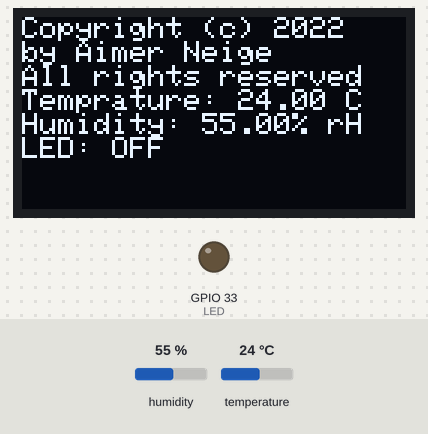
A sketch run on a simulated ESP32. Parts: 128×64 one-colour display, output pins drawn as LEDs (lit = HIGH). The test bench sets the inputs (shaded band); at power-on: temperature 24 °C, humidity 55 %. What the sketch prints to the serial monitor is not drawn.

Above: at 2.2 s.
2.3 s: temperature set to 27.2 °C
At 3.4 s:
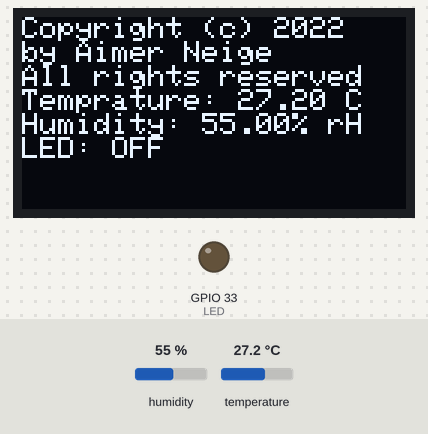
3.8 s: temperature set to 28.9 °C
At 5.3 s:
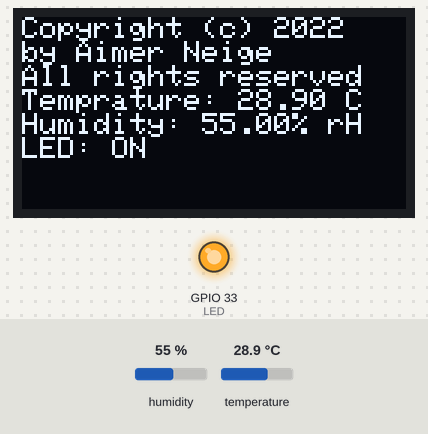
5.6 s: humidity set to 22 %
At 7.2 s:
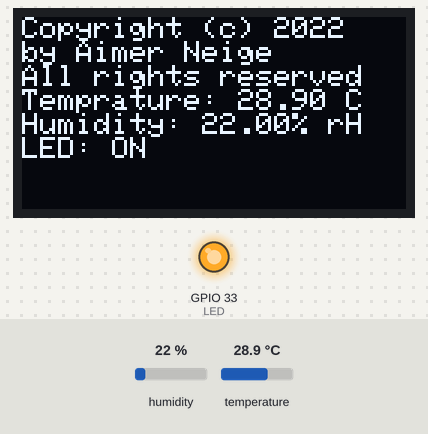
7.5 s: humidity set to 40 %
At 8.2 s:
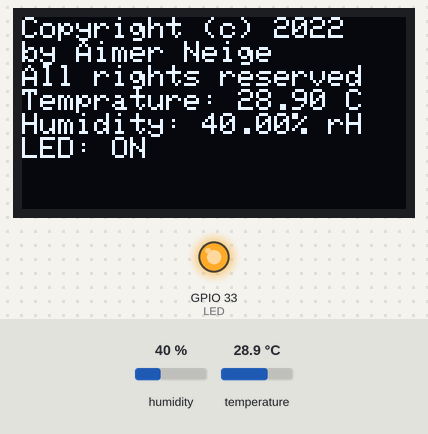
Timing chart, 0 to 10.3 s (numbered marks = the images above; inputs shaded):
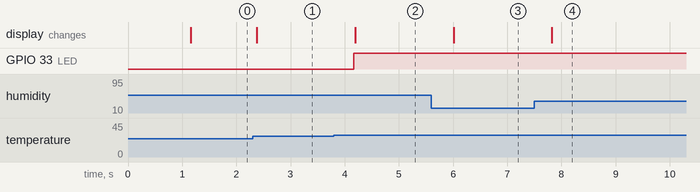

The sketch:

ht_display.ino
```cpp
/**
 * Author:
 *     Name:    Aimer Neige
 *     Email:   aimer.neige@aimerneige.com
 *     Website: https://aimerneige.com
 *     GitHub:  https://github.com/AimerNeige
 *
 * Hardware:
 *     esp32
 *     ssd1306 128*64
 *     aht10
 *     led
 *     resistor
 *     breadboard
 *     Breadboard Jumpers
 *
 * SSD1306:    GND   VCC   D0   D1   RES   DC   CS
 * ESP32:      GND   3V3   18   23   TX2   RX2  5
 *
 * ATH10:      GND   VCC   SCL   SDA
 * ESP32:      GND   3V3   22    21
 *
 * LED:        +     -   (Do not forget to add a resistor)
 * ESP32:      33    GND
 */

#include <SPI.h>
#include <Wire.h>
#include <Adafruit_GFX.h>
#include <Adafruit_SSD1306.h>
#include <Adafruit_AHT10.h>

Adafruit_AHT10 aht; // AHT10 Sensor

#define SCREEN_WIDTH 128 // OLED display width, in pixels
#define SCREEN_HEIGHT 64 // OLED display height, in pixels

// Declaration for SSD1306 display connected using software SPI
#define OLED_MOSI   23
#define OLED_CLK    18
#define OLED_DC     16
#define OLED_CS     5
#define OLED_RESET  17

// SSD1306 OLED display
Adafruit_SSD1306 display(SCREEN_WIDTH, SCREEN_HEIGHT,
  OLED_MOSI, OLED_CLK, OLED_DC, OLED_RESET, OLED_CS);

// LED light
#define LED  33

// Temprature
#define temp_threshold 28

// setup ssd1306 display
void setupDisplay() {
  Serial.println("Start Setup SSD1306!");
  if(! display.begin(SSD1306_SWITCHCAPVCC)) {
    Serial.println(F("SSD1306 allocation failed"));
    // loop forever
    while (1) {
      delay(10);
    }
  }
  display.clearDisplay();
  display.display();
  delay(1000);
  Serial.println("SSD1306 Setup Seccessful!");
}

// setup aht10 sensor
void setupAHT10() {
  Serial.println("Start Setup AHT10!");
  if (! aht.begin()) {
    Serial.println("Could not find AHT10? Check wiring");
    while (1) {
      // loop forever
      delay(10);
    }
  }
  Serial.println("AHT10 Setup Successful!");
}

// setup led
void setupLED() {
  pinMode(LED, OUTPUT);
  digitalWrite(LED, LOW);
}

void setup() {
  Serial.begin(115200);
  setupAHT10();
  setupDisplay();
  setupLED();
}

void loop() {
  sensors_event_t humidity, temp;
  aht.getEvent(&humidity, &temp);

  if (temp.temperature > temp_threshold) {
    lightLED();
  } else {
    offLED();
  }

  String disTemp = "Temprature: " + String(temp.temperature) + " C";
  String disHumi = "Humidity: " + String(humidity.relative_humidity) + "% rH";
  String ledStat = "LED: " + String(digitalRead(LED) ? "ON" : "OFF");

  display.clearDisplay();
  display.setTextSize(1);
  display.setTextColor(SSD1306_WHITE);
  display.setCursor(0, 0);
  display.println("Copyright (c) 2022");
  display.println("by Aimer Neige");
  display.println("All rights reserved");
  display.println(disTemp);
  display.println(disHumi);
  display.println(ledStat);
  display.display();

  delay(500);
}

void lightLED() {
  digitalWrite(LED, HIGH);
}

void offLED() {
  digitalWrite(LED, LOW);
}
```

Measured:
- the behaviour switches between 28 and 28.1 °C on temperature (found by bisection; images 1 and 2)
- after the input at 2.3 s, the display: changes after 0.07 s (image 1)
- after the input at 3.8 s, GPIO 33 (LED): LOW → HIGH after 0.37 s; the display: changes after 0.39 s (image 2)
- after the input at 5.6 s, the display: changes after 0.41 s (image 3)
- after the input at 7.5 s, the display: changes after 0.33 s (image 4)
